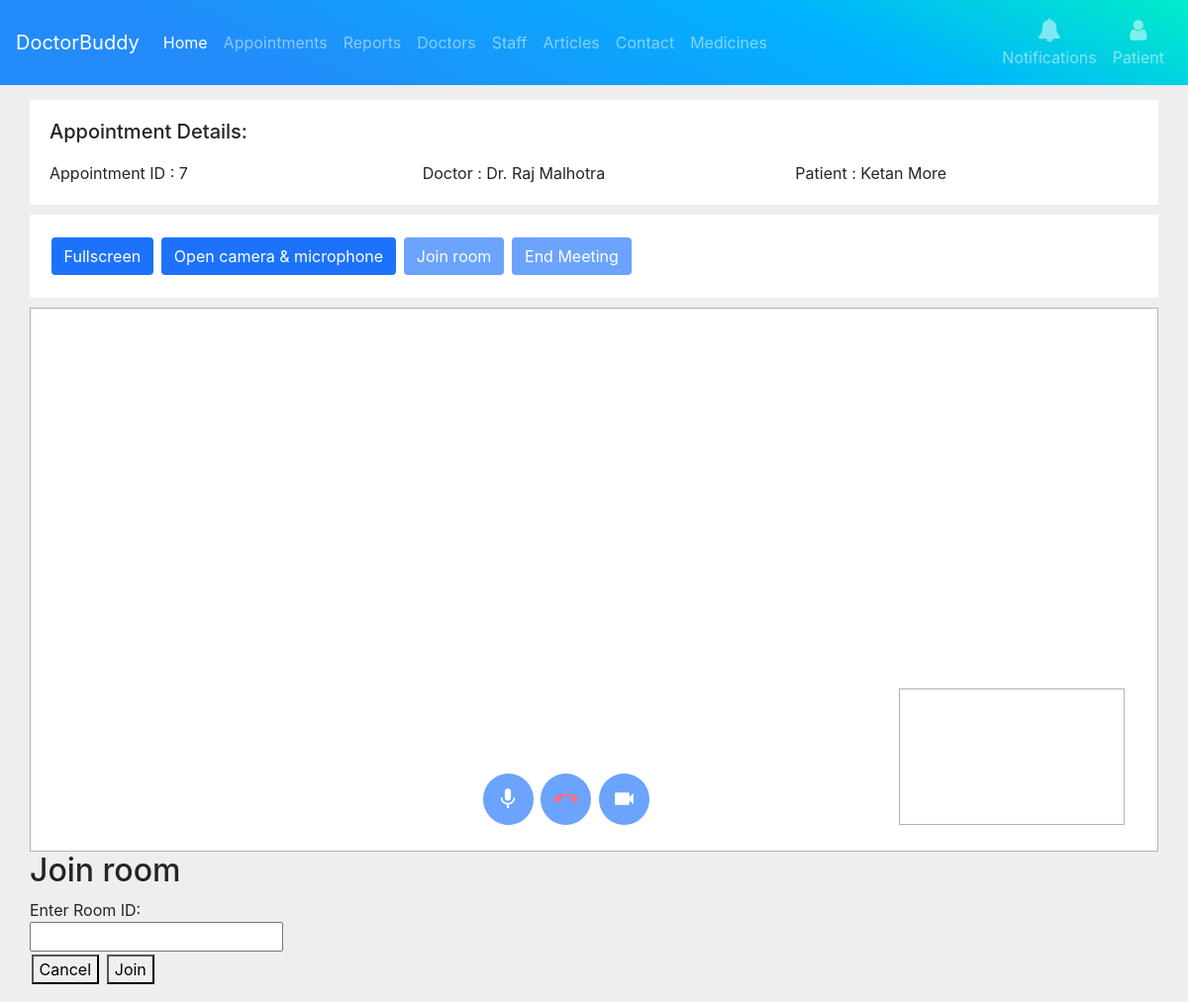
Screenshot of /meeting/7/ (signed in) with the database file from the repository.
### mainapp/models.py (models this page shows, shortened)
class Appointments(models.Model):
    a_status_ch = (
        ('1', 'Pending'),
        ('2', 'Canceled'),
        ('3', 'Confirm'),
        ('4', 'Complete'),
    )
    patient = models.ForeignKey(User, models.SET_NULL, verbose_name='Patient',
                                blank=True, null=True, related_name="patient", limit_choices_to={'is_patient': True}, )
    p_h_problem = models.TextField(verbose_name='Health Problem', blank=True, null=True)
    doctor = models.ForeignKey(User, models.SET_NULL, verbose_name='Doctor',
                               blank=True, null=True, related_name="doctor", limit_choices_to={'is_doctor': True})
    a_status = models.CharField(verbose_name='Appointment Status', max_length=20, choices=a_status_ch,
                                default='1', blank=True, null=True)
    a_date_time = models.DateTimeField(verbose_name='Date And Time', blank=True, null=True)
    a_meeting_id = models.CharField(verbose_name='Appointment Meeting ID', max_length=255, blank=True, null=True)

class User(AbstractUser):
    user_mobile = models.IntegerField(null=True)
    user_address = models.TextField(verbose_name='Address', blank=True, null=True)
    user_image = models.ImageField(blank=True, null=True, upload_to='profileimages/', )
    is_hospital_staff = models.BooleanField(verbose_name="Hospital Staff", default=False, )
    is_patient = models.BooleanField(verbose_name="Patient", default=False, )
    is_doctor = models.BooleanField(verbose_name="Doctor", default=False, )
    objects = UserManager()
    class Meta:
        verbose_name_plural = '1. Users'

### mainapp/views.py (the view)
# urls.py: path('meeting/<int:aidm>/', views.meeting, name='meeting'),
def meeting(request, aidm):
    objnotify = allnotification(request)
    objapnmt = Appointments.objects.get(id=aidm)
    context = {'objapnmt': objapnmt, 'objnotify': objnotify}
    return render(request, 'meeting/meetingpage.html', context)

### templates/meeting/meetingpage.html (shortened to what this page needs)
{% extends "base.html" %}
{%load static%}
{%block headblock%}
<link href="https://unpkg.com/material-components-web@latest/dist/material-components-web.min.css" rel="stylesheet">
{%endblock%}
{%block maincontent%}
<div class="container-fluid">
    <div class="main-body">
        <div class="container-fluid" style="background-color: white; padding: 20px; margin-bottom: 10px;">
            <div class="row">
                <div class="col" style="margin-bottom: 10px;">
                    <h5>Appointment Details: {%if request.user.is_doctor%} <a href="{%url 'edit_appointment' objapnmt.id%}" class="btn-sm btn-clr">Edit</a>{%endif%}</h5>
                </div>
            </div>
            <div class="row">
                <div class="col">Appointment ID : {{objapnmt.id}} </div>
                <div class="col">Doctor : Dr. {{objapnmt.doctor.first_name}} {{objapnmt.doctor.last_name}} </div>
                <div class="col">Patient : {{objapnmt.patient.first_name}} {{objapnmt.patient.last_name}} </div>
            </div>
        </div>
        <div class="" style="background-color: white; padding: 20px; margin-bottom: 10px;">
            <div id="buttons">
                <button class="btn btn-clr" id="fullscrn" onclick="openFullscreen();">Fullscreen</button>
                <button class="btn btn-clr" id="cameraBtn">
                    <span class="mdc-button__label">Open camera & microphone</span>
                </button>
                <button class="btn btn-clr" disabled id="joinBtn">
                    <span class="mdc-button__label">Join room</span>
                </button>
                <button class="btn btn-clr" disabled id="hangupBtn">
                    <span class="mdc-button__label">End Meeting</span>
                </button>
                <div class="" style="display: inline-block; font-weight: 400; color: #212529;
            text-align: center; vertical-align: middle; background-color: transparent;
            padding: .375rem .75rem; font-size: 1rem; line-height: 1.5;">
                </div>
            </div>
        </div>
        <div id="videos" style="background: #eee;">
            <video id="remoteVideo" autoplay playsinline></video>
            <video id="localVideo" muted autoplay playsinline></video>
            <div id="mavbd">
                <button class="btn btn-clr" disabled style="border-radius: 50%;" id="stpsr" onclick="mutemyaudio();"><i id="maui" class="material-icons" style="font-size: 25px; line-height:unset; ">mic</i></button>
                <button class="btn btn-clr" disabled id="EndcallBtn" style="border-radius: 50%;"><i class="material-icons" style="font-size: 25px; line-height:unset; color: #FF2139;">call_end</i></button>
                <button class="btn btn-clr" disabled id="strsr" onclick="mutemyvideo();" style="border-radius: 50%;"><i id="mvdi" class="material-icons" style="font-size: 25px; line-height:unset;">videocam</i></button>
            </div>
        </div>
        <div class="mdc-dialog" id="room-dialog" role="alertdialog" aria-modal="true" aria-labelledby="my-dialog-title" aria-describedby="my-dialog-content">
            <div class="mdc-dialog__container">
                <div class="mdc-dialog__surface">
                    <h2 class="mdc-dialog__title" id="my-dialog-title">Join room</h2>
                    <div class="mdc-dialog__content" id="my-dialog-content">
                        Enter Room ID:
                        <div class="mdc-text-field">
                            <input type="text" id="room-id" class="mdc-text-field__input">
                        </div>
                    </div>
                    <footer class="mdc-dialog__actions">
                        <button type="button" class="mdc-button mdc-dialog__button" data-mdc-dialog-action="no">
                            <span class="mdc-button__label">Cancel</span>
                        </button>
                        <button id="confirmJoinBtn" type="button" class="mdc-button mdc-dialog__button" data-mdc-dialog-action="yes">
                            <span class="mdc-button__label">Join</span>
                        </button>
                    </footer>
                </div>
            </div>
        </div>
    </div>
</div>
{%endblock%}

### templates/base.html (style rules this page uses)
.btn-clr { text-decoration: none; background-color: #1d72fc; color: white; }

### templates/meeting/meetingpage.html (style rules this page uses)
body { background: #eee; }
.main-body { padding: 15px; }
button { margin: 0.2em 0.1em; }
#videos { position: relative; max-height: 550px; }
#remoteVideo { width: 100%; max-height: 550px; background: #fff; border: solid 1px rgba(0, 0, 0, 0.3); }
#localVideo { width: 20%; height: 25%; position: absolute; background: #fff; border: solid 1px rgba(0, 0, 0, 0.3); top: 70%; right: 3%; }
#mavbd { position: absolute; left: 40%; top: 85%; max-height: 700px; }
.btn-clr { text-decoration: none; background-color: #1d72fc; color: white; }

### rows the page displays
Appointments: id "7", doctor.first_name "Raj", doctor.last_name "Malhotra", patient.first_name "Ketan", patient.last_name "More"
